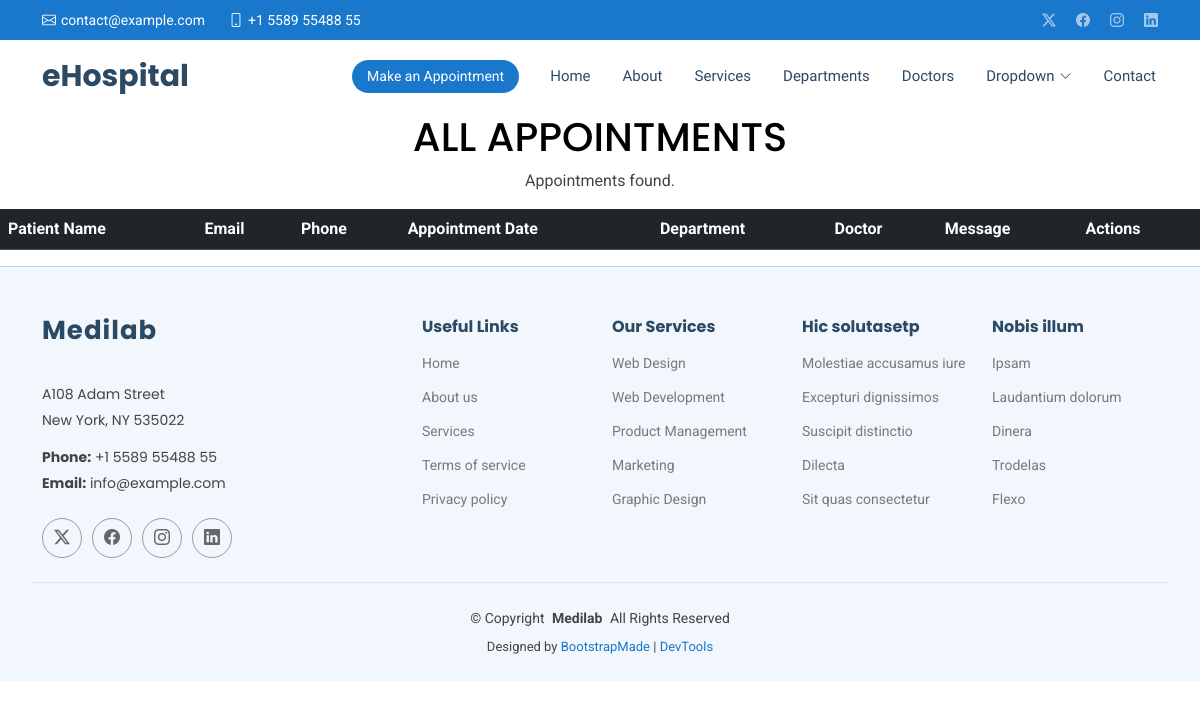
/show/, run on an earlier commit of the app's database.
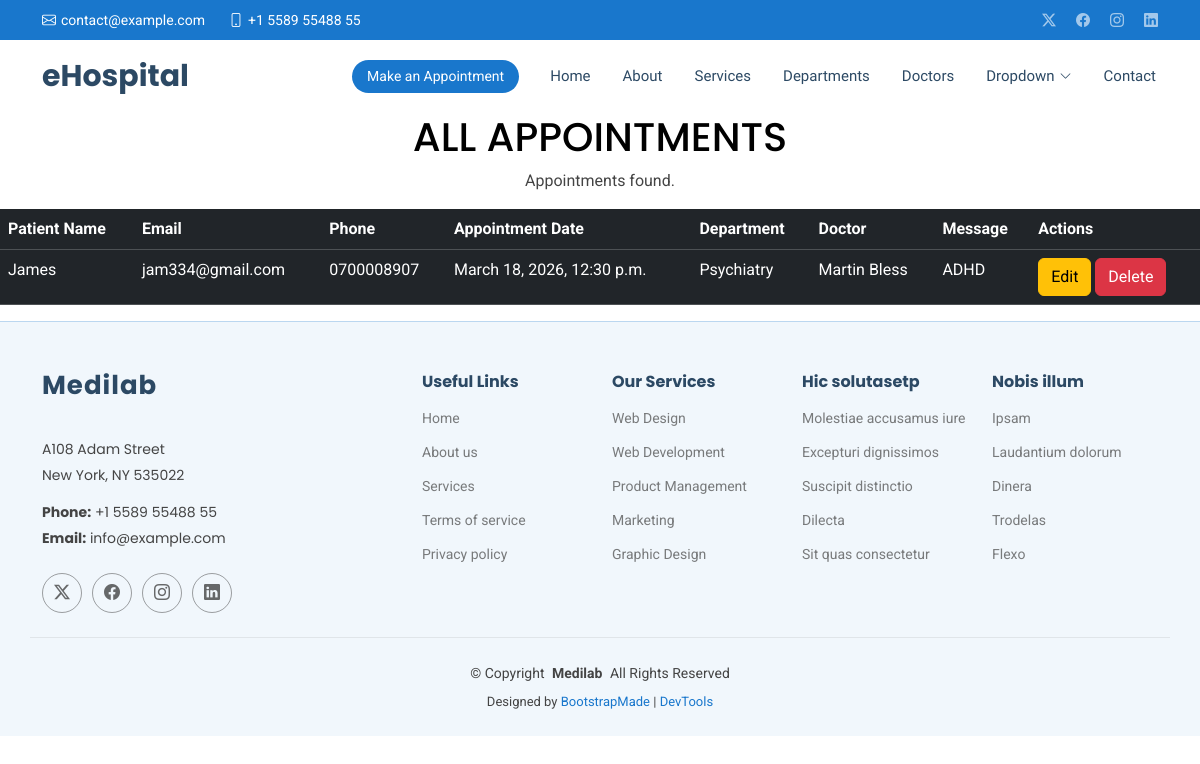
And on a later commit of the database.
### HospitalApp/models.py (models this page shows, shortened)
class Appointment(models.Model):
    name = models.CharField(max_length=100)
    email = models.EmailField() #EmailField is used to store email addresses, and max_length is a required argument that specifies the maximum length of the email address.
    phone_number = models.CharField(max_length=16) #CharField is used to store string data, and max_length is a required argument that specifies the maximum length of the string.
    date_and_time_of_appointment = models.DateTimeField() #DateTimeField is used to store date and time data, and it does not require a max_length argument.
    department = models.CharField(max_length=100) #CharField is used to store string data, and max_length is a required argument that specifies the maximum length of the string.
    doctor = models.CharField(max_length=100) #CharField is used to store string data, and max_length is a required argument that specifies the maximum length of the string.
    message = models.TextField() #TextField is used to store large text data, and it does not require a max_length argument.

### HospitalApp/views.py (the view)
# urls.py: path('show/', views.show, name='show'),
def show(request):
    allappointments = Appointment.objects.all()
    return render(request, 'show.html', {'allappointments':allappointments})

### templates/show.html
{% extends 'starter-page.html' %}
{% load static %}
{% block content %}
<h1 class="text-center text-black">ALL APPOINTMENTS</h1>
<p class="text-center">Appointments found.</p>
<table class="table table-dark">
    <tr>
        <th>Patient Name</th>
        <th>Email</th>
        <th>Phone</th>
        <th>Appointment Date</th>
        <th>Department</th>
        <th>Doctor</th>
        <th>Message</th>
        <th>Actions</th>
    </tr>
    {% for allappointments in allappointments %}
    <tr>
        <td>{{ allappointments.name }}</td>
        <td>{{ allappointments.email }}</td>
        <td>{{ allappointments.phone_number }}</td>
        <td>{{ allappointments.date_and_time_of_appointment }}</td>
        <td>{{ allappointments.department }}</td>
        <td>{{ allappointments.doctor }}</td>
        <td>{{ allappointments.message }}</td>
        <td>
            <a href="" class="btn btn-warning">Edit</a>
            <a href="/delete/{{ allappointments.id }}/" class="btn btn-danger">Delete</a>
        </td>
    </tr>
    {% endfor %}
</table>
{% endblock %}

What changed in the data, as far as the page shows it:
added Appointment: name "James", email "jam334@gmail.com", phone_number "0700008907", date_and_time_of_appointment "March 18, 2026, 12:30 p.m.", department "Psychiatry", doctor "Martin Bless", message "ADHD"
